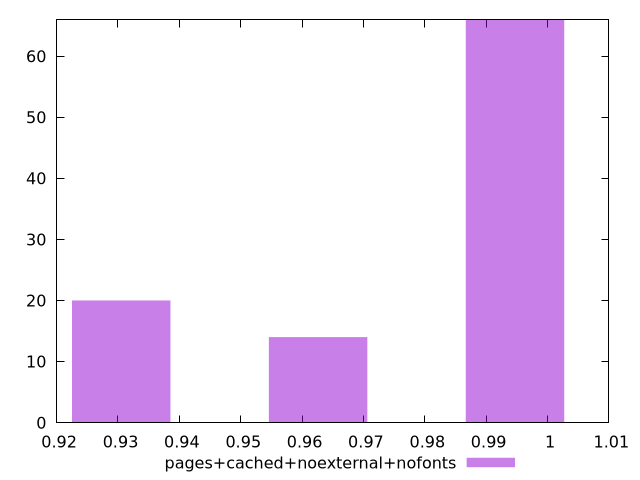

The gnuplot source for this figure:
$_pagesCachedNoexternalNofonts <<EOF
0.9947023421657052 66
0.9626151698377793 14
0.9305279975098533 20
EOF
set key outside below
set terminal pngcairo
set output "report_00004_2020-11-02T20-21-41.718Z/first-meaningful-paint/pages+cached+noexternal+nofonts//hist.png"
set yrange [0:66]
set boxwidth 0.016043586163962988
set style fill transparent solid 0.5 noborder
plot $_pagesCachedNoexternalNofonts title "pages+cached+noexternal+nofonts" with boxes ,
